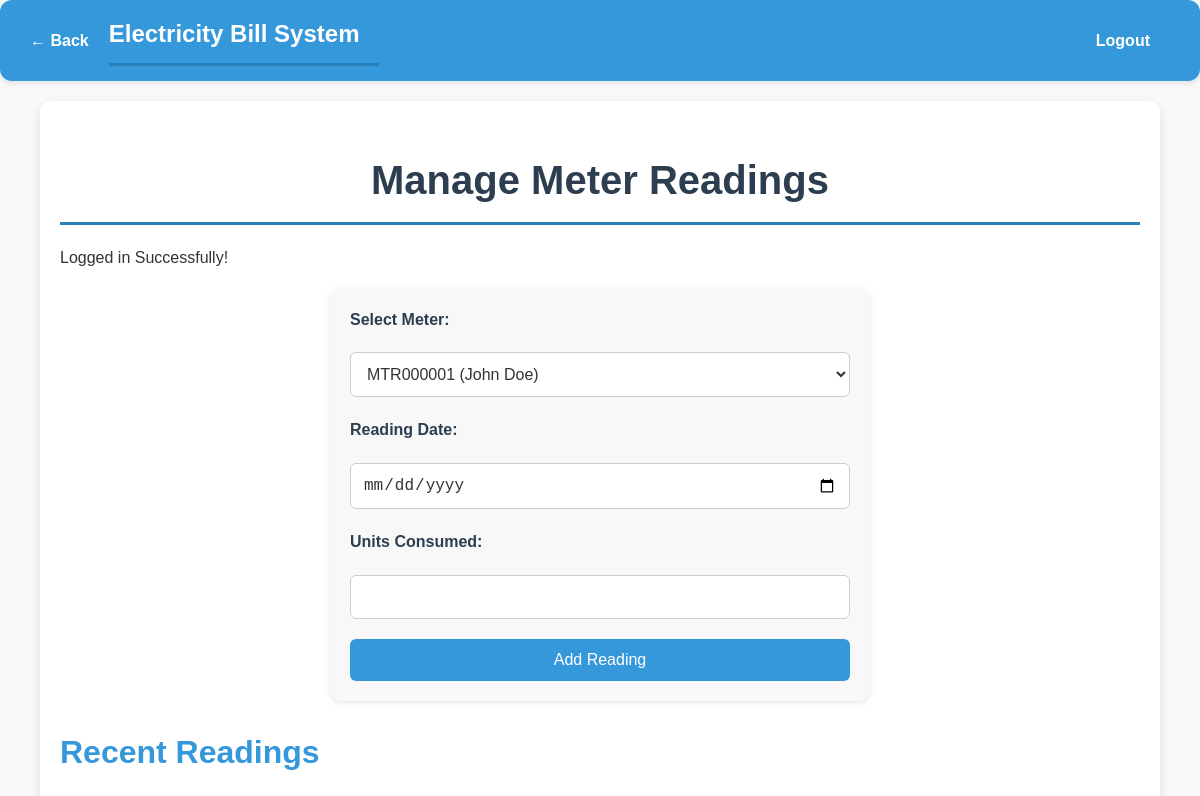
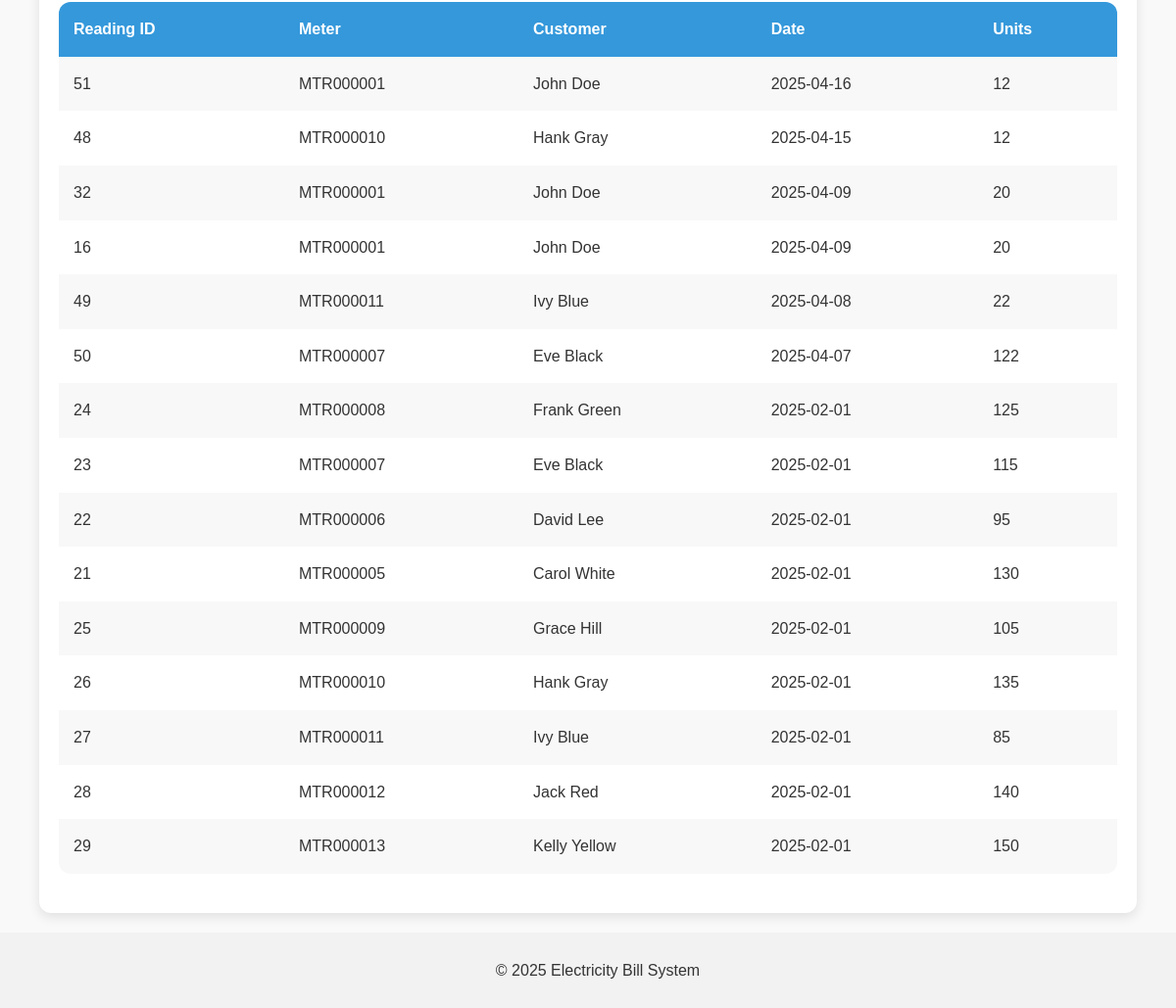
The app's page /admin/manage_meter_readings.php (signed in) with its own data (2 pictures, top to bottom).
### tables this page shows
CREATE TABLE `Meter_Readings` (
  `reading_id` int NOT NULL AUTO_INCREMENT,
  `meter_id` int DEFAULT NULL,
  `reading_date` date NOT NULL,
  `units_consumed` int NOT NULL,
  PRIMARY KEY (`reading_id`),
  KEY `meter_id` (`meter_id`),
  CONSTRAINT `meter_readings_ibfk_1` FOREIGN KEY (`meter_id`) REFERENCES `Meter` (`meter_id`)
);

CREATE TABLE `Meter` (
  `meter_id` int NOT NULL AUTO_INCREMENT,
  `cust_id` int DEFAULT NULL,
  `meter_number` varchar(50) NOT NULL,
  `installation_date` date NOT NULL,
  PRIMARY KEY (`meter_id`),
  UNIQUE KEY `meter_number` (`meter_number`),
  KEY `cust_id` (`cust_id`),
  CONSTRAINT `meter_ibfk_1` FOREIGN KEY (`cust_id`) REFERENCES `Customer` (`cust_id`)
);

CREATE TABLE `Customer` (
  `cust_id` int NOT NULL AUTO_INCREMENT,
  `cust_name` varchar(100) NOT NULL,
  `email` varchar(100) NOT NULL,
  `password` varchar(255) NOT NULL,
  `address_id` int NOT NULL,
  PRIMARY KEY (`cust_id`),
  UNIQUE KEY `email` (`email`),
  KEY `address_id` (`address_id`),
  CONSTRAINT `customer_ibfk_1` FOREIGN KEY (`address_id`) REFERENCES `Address` (`address_id`)
);

### admin/manage_meter_readings.php (the view, shortened to what this page needs)
<?php
include('../includes/db_connection.php');
include('../includes/header.php');
$success_message = isset($_SESSION['success_message']) ? $_SESSION['success_message'] : null;
$stmt = $conn->prepare("SELECT m.meter_id, c.cust_name, m.meter_number
                        FROM Meter m
                        JOIN Customer c ON m.cust_id = c.cust_id");
$stmt->execute();
$meters = $stmt->get_result();
?>
<div class="container">
    <h1>Manage Meter Readings</h1>
    <?php if ($success_message): ?><p class="success"><?= $success_message ?></p><?php endif; ?>
    <form method="post">
        <label for="meter_id">Select Meter:</label>
        <select id="meter_id" name="meter_id" required>
            <?php while ($row = $meters->fetch_assoc()): ?>
                <option value="<?php echo $row['meter_id']; ?>">
                    <?php echo $row['meter_number'] . " (" . $row['cust_name'] . ")"; ?>
                </option>
            <?php endwhile; ?>
        </select>
        <label for="reading_date">Reading Date:</label>
        <input type="date" id="reading_date" name="reading_date" required>
        <label for="units_consumed">Units Consumed:</label>
        <input type="number" id="units_consumed" name="units_consumed" required min="0">
        <button type="submit" name="add_reading">Add Reading</button>
    </form>
    <h2>Recent Readings</h2>
    <?php
    $stmt = $conn->prepare("SELECT mr.reading_id, m.meter_number, c.cust_name, mr.reading_date, mr.units_consumed
                            FROM Meter_Readings mr
                            JOIN Meter m ON mr.meter_id = m.meter_id
                            JOIN Customer c ON m.cust_id = c.cust_id
                            ORDER BY mr.reading_date DESC LIMIT 15");
    $stmt->execute();
    $result = $stmt->get_result();
    ?>
    <table>
        <tr><th>Reading ID</th><th>Meter</th><th>Customer</th><th>Date</th><th>Units</th></tr>
        <?php while ($row = $result->fetch_assoc()): ?>
            <tr>
                <td><?php echo $row['reading_id']; ?></td>
                <td><?php echo $row['meter_number']; ?></td>
                <td><?php echo $row['cust_name']; ?></td>
                <td><?php echo $row['reading_date']; ?></td>
                <td><?php echo $row['units_consumed']; ?></td>
            </tr>
        <?php endwhile; ?>
    </table>
</div>
<?php include('../includes/footer.php'); ?>

### css/styles.css (style rules this page uses)
body { font-family: 'Poppins', sans-serif; background-color: #f9f9f9; color: #333; margin: 0; padding: 0; line-height: 1.6; }
.container { width: 90%; max-width: 1200px; margin: 20px auto; padding: 20px; background-color: #ffffff; box-shadow: 0 4px 12px rgba(0, 0, 0, 0.1); border-radius: 12px; }
h1, h2, h3 { color: #2c3e50; margin-bottom: 20px; }
h1 { font-size: 2.5rem; text-align: center; border-bottom: 3px solid #2980b9; padding-bottom: 10px; }
h2 { font-size: 2rem; color: #3498db; }
form { display: flex; flex-direction: column; gap: 20px; max-width: 500px; margin: 0 auto; padding: 20px; background-color: #f8f8f8; border-radius: 12px; box-shadow: 0 2px 6px rgba(0, 0, 0, 0.1); }
label { font-weight: bold; color: #2c3e50; }
input, textarea, select { padding: 12px; border: 1px solid #ccc; border-radius: 6px; font-size: 1rem; background-color: #fff; color: #333; transition: border-color 0.3s ease, box-shadow 0.3s ease; }
button { padding: 12px 25px; background-color: #3498db; color: #fff; border: none; border-radius: 6px; font-size: 1rem; cursor: pointer; transition: background-color 0.3s ease, transform 0.3s ease; }
table { width: 100%; border-collapse: collapse; margin-bottom: 20px; background-color: #ffffff; border-radius: 12px; overflow: hidden; }
th, td { padding: 15px; text-align: left; color: #333; }
th { background-color: #3498db; color: #fff; font-weight: bold; }
tr:nth-child(even) { background-color: #f8f8f8; }

### records on screen
meter_readings: reading_id "51", meter.meter_number "MTR000001", customer.cust_name "John Doe", reading_date "2025-04-16", units_consumed "12"
meter_readings: reading_id "48", meter.meter_number "MTR000010", customer.cust_name "Hank Gray", reading_date "2025-04-15", units_consumed "12"
meter_readings: reading_id "32", meter.meter_number "MTR000001", customer.cust_name "John Doe", reading_date "2025-04-09", units_consumed "20"
meter_readings: reading_id "16", meter.meter_number "MTR000001", customer.cust_name "John Doe", reading_date "2025-04-09", units_consumed "20"
meter_readings: reading_id "49", meter.meter_number "MTR000011", customer.cust_name "Ivy Blue", reading_date "2025-04-08", units_consumed "22"
meter_readings: reading_id "50", meter.meter_number "MTR000007", customer.cust_name "Eve Black", reading_date "2025-04-07", units_consumed "122"
meter_readings: reading_id "24", meter.meter_number "MTR000008", customer.cust_name "Frank Green", reading_date "2025-02-01", units_consumed "125"
meter_readings: reading_id "23", meter.meter_number "MTR000007", customer.cust_name "Eve Black", reading_date "2025-02-01", units_consumed "115"
meter_readings: reading_id "22", meter.meter_number "MTR000006", customer.cust_name "David Lee", reading_date "2025-02-01", units_consumed "95"
meter_readings: reading_id "21", meter.meter_number "MTR000005", customer.cust_name "Carol White", reading_date "2025-02-01", units_consumed "130"
meter_readings: reading_id "25", meter.meter_number "MTR000009", customer.cust_name "Grace Hill", reading_date "2025-02-01", units_consumed "105"
meter_readings: reading_id "26", meter.meter_number "MTR000010", customer.cust_name "Hank Gray", reading_date "2025-02-01", units_consumed "135"
meter_readings: reading_id "27", meter.meter_number "MTR000011", customer.cust_name "Ivy Blue", reading_date "2025-02-01", units_consumed "85"
meter_readings: reading_id "28", meter.meter_number "MTR000012", customer.cust_name "Jack Red", reading_date "2025-02-01", units_consumed "140"
meter_readings: reading_id "29", meter.meter_number "MTR000013", customer.cust_name "Kelly Yellow", reading_date "2025-02-01", units_consumed "150"

### other values on screen
$success_message "Logged in Successfully!"
form field meter_id "MTR000001 (John Doe)"
